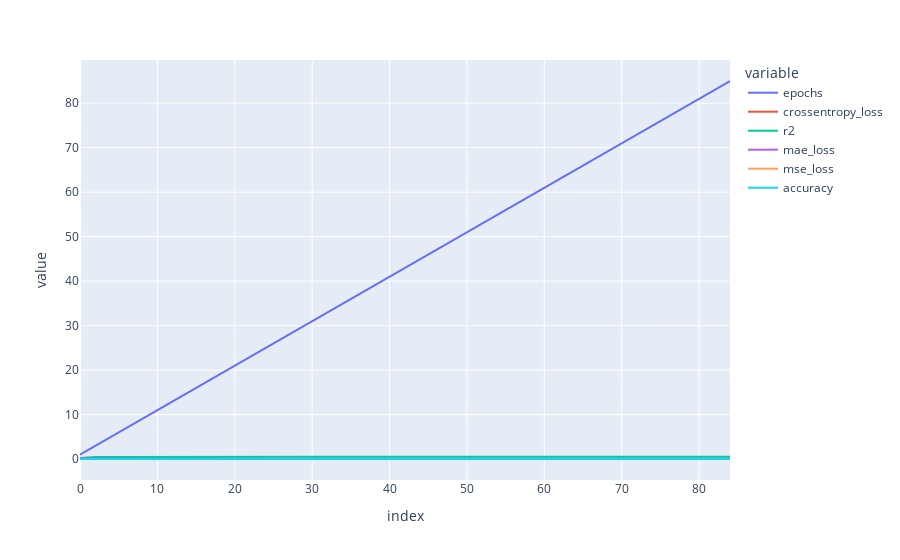

Notebook cell for this chart:
### Markdown cell above
## Training Performance

### Code cell
px.line(pd.DataFrame(history["train"]))
